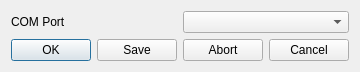
<?xml version="1.0" encoding="UTF-8"?>
<ui version="4.0">
 <class>Form</class>
 <widget class="QWidget" name="Form">
  <property name="geometry">
   <rect>
    <x>0</x>
    <y>0</y>
    <width>336</width>
    <height>69</height>
   </rect>
  </property>
  <property name="windowTitle">
   <string>Form</string>
  </property>
  <layout class="QGridLayout" name="gridLayout">
   <item row="0" column="0">
    <layout class="QHBoxLayout" name="horizontalLayout">
     <item>
      <widget class="QLabel" name="label">
       <property name="text">
        <string>COM Port</string>
       </property>
      </widget>
     </item>
     <item>
      <widget class="QComboBox" name="comboBox"/>
     </item>
    </layout>
   </item>
   <item row="1" column="0">
    <widget class="QDialogButtonBox" name="buttonBox">
     <property name="standardButtons">
      <set>QDialogButtonBox::Abort|QDialogButtonBox::Cancel|QDialogButtonBox::Ok|QDialogButtonBox::Save</set>
     </property>
    </widget>
   </item>
  </layout>
 </widget>
 <resources/>
 <connections/>
</ui>
